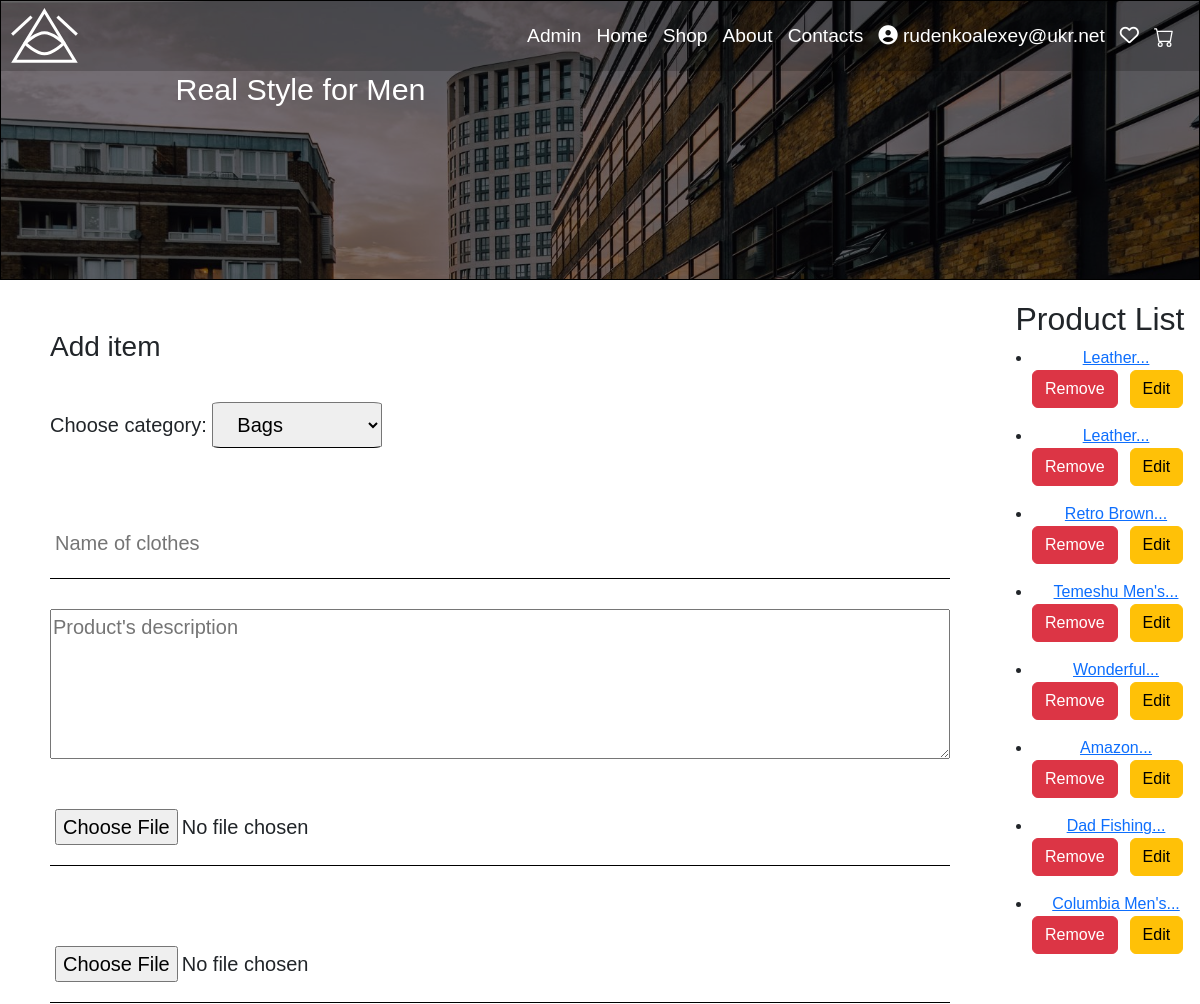
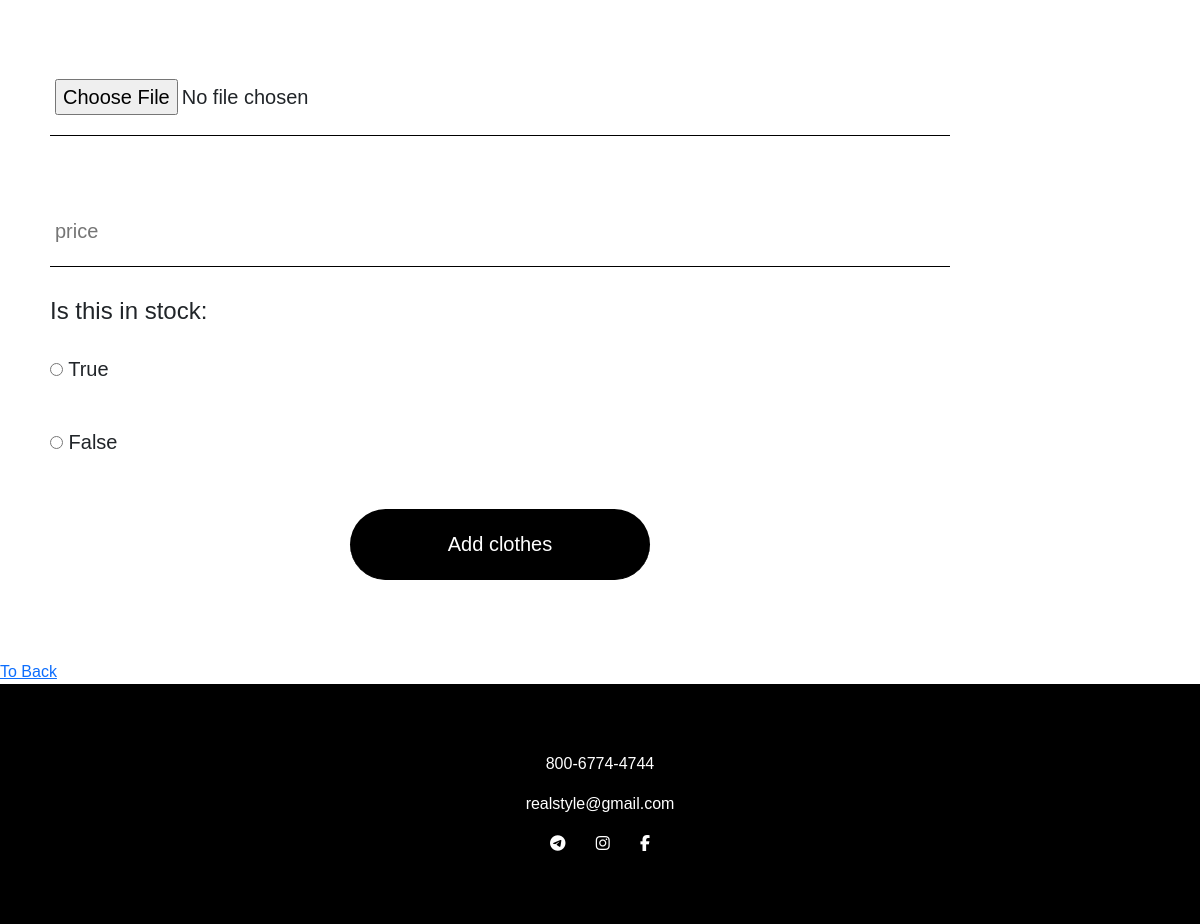
Screenshot of /admin/edit_items (signed in) with the database file from the repository (2 pictures, top to bottom).
### models.py (models this page shows, shortened)
class User(UserMixin, db.Model):
    id = db.Column(db.Integer, primary_key=True)
    email = db.Column(db.String(64), unique=False, index=True)
    username = db.Column(db.String(64), unique=True, index=True)
    password_hash = db.Column(db.String(128))
    confirmed = db.Column(db.Boolean, default=False)
    is_admin = db.Column(db.Boolean, default=False)
    @property
    def password(self):
        raise AttributeError('password is not a readable attribute')

class Product(db.Model):
    id = db.Column(db.Integer, primary_key=True)
    title = db.Column(db.String(100), nullable=False)
    description = db.Column(db.String(2000), nullable=False)
    item_image1 = db.Column(db.String(255), nullable=False)
    item_image2 = db.Column(db.String(255), nullable=False)
    item_image3 = db.Column(db.String(255), nullable=False)
    price = db.Column(db.Float, nullable=False)
    in_stock = db.Column(db.String(100), default=True) # Boolean
    category_id = db.Column(db.Integer, db.ForeignKey('category.id'), nullable=False)#, primary_key=True)

### admin/admin.py (the view, shortened to what this page needs)
@admin.route("/edit_items", methods=['POST', 'GET'])
@admin_required
def edit_items():
    if request.method == 'GET':
        categories = Category.query.all()
        products = Product.query.all()
        return render_template("admin/add_items.html", categories=categories, products=products)
    return render_template("admin/add_items.html")

### auth/auth.py (called while the page is built)
@auth.before_app_request
def before_request():
    if current_user.is_authenticated and not current_user.confirmed and request.endpoint[:5] != 'auth.':
        return redirect(url_for('auth.unconfirmed'))

### models.py (called while the page is built)
@login_manager.user_loader
def load_user(user_id):
    return User.query.get(int(user_id))

### admin/templates/admin/add_items.html (shortened to what this page needs)
{% extends 'base.html' %}
{% block style %}
<link rel="stylesheet" href="https://cdn.jsdelivr.net/npm/bootstrap@5.2.3/dist/css/bootstrap.min.css"
	  xmlns="http://www.w3.org/1999/html">
	<link rel="stylesheet" type="text/css" href="../static/css/styleContacts.css">
<link rel="stylesheet" type="text/css" href="{{ url_for('static', filename='css/styleGeneral.css') }}">
{% endblock %}
{% block content %}
		<form method="post" id="add_item_request" enctype="multipart/form-data">
			<h3>Add item</h3>
			<label>
				Choose category:
				<select name="category">
				{% for category in categories %}
					<option value="{{ category.id }}">{{ category.title }}</option>
				{% else %}
					<option>No category</option>
				{% endfor %}
			</select>
			</label>
			<input type="text" name="title" id="title" placeholder="Name of clothes">
			<textarea placeholder="Product's description" id="description" name="description"></textarea>
			<input type="file" name="item_image1" id="item_image1">
			<input type="file" name="item_image2" id="item_image2">
			<input type="file" name="item_image3" id="item_image3">
		    <input type="number" placeholder="price" id="price" name="price">
		    <h4>Is this in stock:</h4>
			<label>
				<input type="radio" name="is_in_stock" value="True">
						True
			</label>
   			<label>
   				<input type="radio" name="is_in_stock" value="False">
					False
			</label>
			<input type="submit" value="Add clothes" id="submit">
		</form>
	<div class="products">
		{% if products %}
		<h2>Product List</h2>
		{% for product in products %}
			<ul>
				<li><a href="{{ url_for('product_detail', product_id=product.id) }}">{{ product.title|truncate(20) }}</a></li>
				<div class="btn_forms">
					<form method="post" action="{{ url_for('admin.delete_item') }}">
            			<button type="submit" class="btn btn-danger">Remove</button>
        			</form>
        			<form class="edit_btn" method="post" action="{{ url_for('admin.change_item', product_id=product.id) }}">
            			<button type="submit" class="btn btn-warning">Edit</button>
        			</form>
				</div>
			</ul>
		{% endfor %}
		{% else %}
			<h2>There are no products</h2>
		{% endif %}
	</div>
	<div class="button_back">
		<a href="{{ url_for('admin.admin_page') }}">To Back</a>
	</div>
{% endblock %}

### templates/base.html (shortened to what this page needs)
<!DOCTYPE html>
<html>
<head>
  <link rel="stylesheet" href="https://cdnjs.cloudflare.com/ajax/libs/animate.css/4.1.1/animate.min.css"/>
  <link rel="stylesheet" href="https://cdnjs.cloudflare.com/ajax/libs/animate.css/4.1.1/animate.min.css"/>
  <link rel="stylesheet" type="text/css" href="https://maxcdn.bootstrapcdn.com/font-awesome/4.7.0/css/font-awesome.min.css">
  <link rel="stylesheet" type="text/css" href="{{ url_for('static', filename='css/styleGeneral.css') }}">
    {% block style %}{% endblock %}
</head>
<body>
	<div class="main_grid">
            <header id="headerElem">
                <nav class="grid_menu">
                    <img src="{{ url_for('static', filename='logo.svg') }}" alt="logo">
                    <div id="MainMenu" class="menu">
                        {% if current_user.is_admin %}
                            <a href="{{ url_for('admin.admin_page') }}">Admin</a>
                        {% endif %}
                        <a href="{{ url_for('home') }}">Home</a>
                        <a href="{{ url_for('shop') }}">Shop</a>
                        <a href="{{ url_for('about') }}">About</a>
                        <a href="{{ url_for('contacts') }}">Contacts</a>
                        {% if current_user.is_authenticated %}
                        <a href="{{ url_for('my_account', user_id=current_user.id) }}">
                            <i class='fas fa-user-circle logining'></i> {{ current_user.username }}
                        </a>
                        {% else %}
                        <a href="{{ url_for('auth.login') }}">
                            <i class='fas fa-user-circle'></i>
                        </a>
                        {% endif %}
                        <a href="{{ url_for('favorite') }}">
                            <i class="fa-sharp fa-regular fa-heart"></i>
                        </a>
                        <a href="{{ url_for('cart') }}">
                        </a>
                    </div>
                </nav>
                <div class="banner" id="header">
                    <h1>Real Style for Men</h1>
                </div>
            </header>
        {% block content %}{% endblock %}
        {% block footer %}
         <footer>
            <p>800-6774-4744</p>
            <p>realstyle@gmail.com</p>
            <div class="social">
                <a href="#"><i class="fa fa-telegram"></i></a>
                <a href="https://www.instagram.com/real_style_4_men/"><i class="fa fa-instagram"></i></a>
                <a href="#"><i class="fa fa-facebook"></i></a>
            </div>
        </footer>
        {% endblock %}
    </div>
</body>
</html>

### static/css/styleGeneral.css (style rules this page uses)
body { font-size: 1em; font-family: sans-serif; margin: 0; }
header { height: 50vh; border: 1px solid black; box-shadow: inset 0 0 0 1000px rgba(0, 0, 0, 0.5); background-size: cover; background-repeat: no-repeat; color: white; grid-column: 1 / -1; transition: 0.2s; }
.main_grid { display: grid; grid-template-columns: 1fr repeat(2, minmax(auto, 25em)) 1fr; grid-auto-rows: auto; }
.grid_menu { height: 70px; display: flex; flex-direction: row; justify-content: space-between; align-items: center; padding: 20px 10px; box-shadow: 0 2px 4px rgba(0, 0, 0, 0.3); box-shadow: inset 0 0 0 1000px rgba(0, 0, 0, 0.2); position: sticky; top: 0; }
.grid_menu img { height: 7vh; }
.menu { display: flex; flex-direction: row; flex-wrap: wrap; }
.menu a { text-decoration: none; color: white; font-size: 1.2em; margin-right: 15px; }
#MainMenu { float: right; }
.banner { width: 50%; flex-grow: 1; display: flex; flex-direction: column; justify-content: center; align-items: center; }
.banner h1 { font-size: 1.9em; }
.button_back { grid-column: 1 / -1; }
.btn_forms { display: flex; flex-wrap: wrap; }
.btn_forms .edit_btn { margin-left: 12px; }
footer { grid-column: 1 / -1; height: 30vh; background: black; display: flex; flex-direction: column; justify-content: center; align-items: center; color: white; }
footer .social { width: 130px; display: flex; flex-direction: row; justify-content: space-around; }
footer i { color: white; }
@media (max-width: 1200px) { header { height: 35vh; } }

### static/css/styleContacts.css (style rules this page uses)
header { background-image: url(../images_for_css/bg/contacts_header_back.jpg); }
#add_item_request { grid-column: 1 / -2; display: flex; flex-direction: column; margin: 5%; }
#add_item_request input { border: none; border-bottom: 1px solid black; padding: 20px 5px; font-size: 20px; margin: 30px 0px; }
.products { margin-top: 10%; text-align: center; }
textarea { height: 150px; font-size: 20px; }
label { font-size: 20px; }
select { font-size: 20px; margin: 30px 0px; border-bottom: 1px solid black; padding: 10px 20px; border-radius: 5%; }
#submit { width: 300px; border-radius: 40px; background: black; color: white; align-self: center; }
@media (max-width: 1200px) { header { height: 35vh; } }

### rows the page displays
User: username "rudenkoalexey@ukr.net"
Product: title "Leather..."
Product: title "Leather..."
Product: title "Retro Brown..."
Product: title "Temeshu Men's..."
Product: title "Wonderful..."
Product: title "Amazon..."
Product: title "Dad Fishing..."
Product: title "Columbia Men's..."

### other values shown
form field category "Bags"
